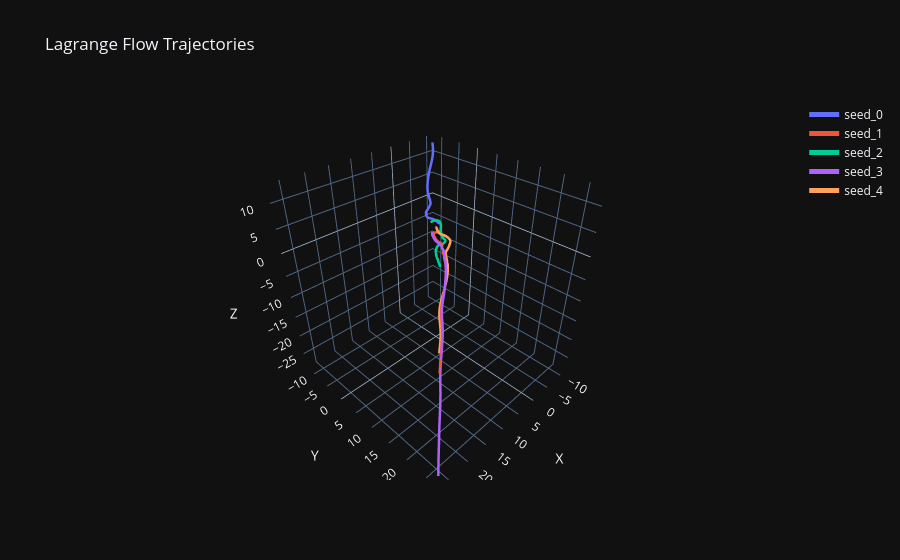

Source (notebook cell):
### Markdown cell above
### 11. Multi-Seed Trajectories

Trace multiple starting points through the Lagrange flow.

Each seed enters the same vector field from a different location. The resulting traces show how initial position changes the path of motion through the field.

### Code cell
seeds = np.array([
    [-1.2, -0.8,  0.6],
    [-0.6,  1.0, -0.4],
    [ 0.4, -1.2,  0.9],
    [ 1.1,  0.5, -0.8],
    [ 0.0,  0.0,  0.0],
])

traces = multi_seed_trajectories(
    seeds,
    steps=450,
    dt=0.025,
    a=1.0,
    b=0.85,
    c=0.7,
    twist=0.42,
)

trajectories_3d(
    traces,
    title="Lagrange Flow Trajectories",
    html_path=paths["html"] / "lagrange_flow_trajectories.html",
)

### Figure 1 — Plotly figure (JSON) as saved in the notebook; plotly's stock layout.template omitted (floating-point values rounded to 4 significant figures; data arrays with more than 128 entries replaced by an {"elided": "..."} marker saying what was removed)
{"data": [{"line": {"width": 5}, "mode": "lines", "name": "seed_0", "type": "scatter3d", "x": {"elided": "451 float values"}, "y": {"elided": "451 float values"}, "z": {"elided": "451 float values"}}, {"line": {"width": 5}, "mode": "lines", "name": "seed_1", "type": "scatter3d", "x": {"elided": "451 float values"}, "y": {"elided": "451 float values"}, "z": {"elided": "451 float values"}}, {"line": {"width": 5}, "mode": "lines", "name": "seed_2", "type": "scatter3d", "x": {"elided": "451 float values"}, "y": {"elided": "451 float values"}, "z": {"elided": "451 float values"}}, {"line": {"width": 5}, "mode": "lines", "name": "seed_3", "type": "scatter3d", "x": {"elided": "451 float values"}, "y": {"elided": "451 float values"}, "z": {"elided": "451 float values"}}, {"line": {"width": 5}, "mode": "lines", "name": "seed_4", "type": "scatter3d", "x": {"elided": "451 float values"}, "y": {"elided": "451 float values"}, "z": {"elided": "451 float values"}}], "layout": {"scene": {"xaxis": {"title": {"text": "X"}}, "yaxis": {"title": {"text": "Y"}}, "zaxis": {"title": {"text": "Z"}}}, "title": {"text": "Lagrange Flow Trajectories"}}}
